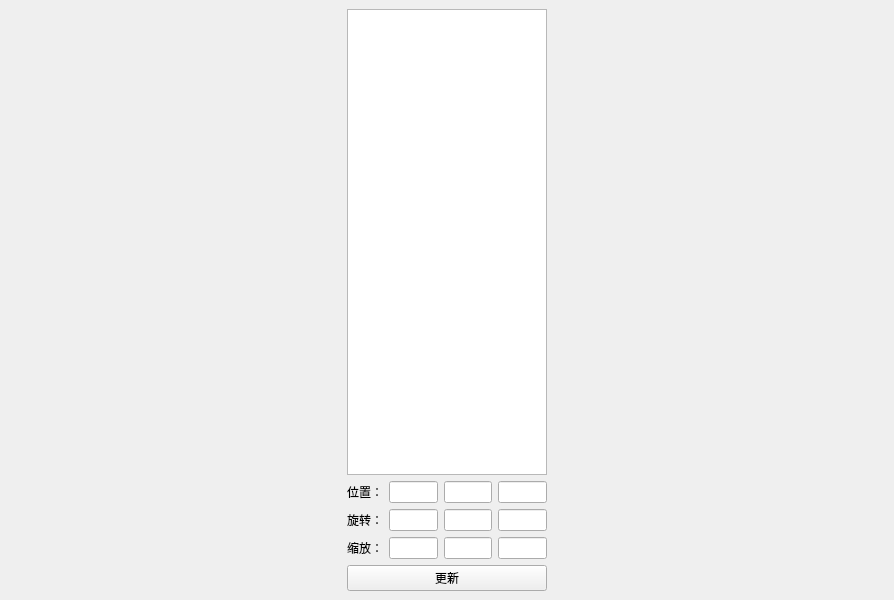
<?xml version="1.0" encoding="UTF-8"?>
<ui version="4.0">
 <class>MainWindow</class>
 <widget class="QMainWindow" name="MainWindow">
  <property name="geometry">
   <rect>
    <x>0</x>
    <y>0</y>
    <width>894</width>
    <height>600</height>
   </rect>
  </property>
  <property name="windowTitle">
   <string>VTK</string>
  </property>
  <widget class="QWidget" name="centralwidget">
   <layout class="QHBoxLayout" name="horizontalLayout_4">
    <item>
     <layout class="QGridLayout" name="vtkContainer"/>
    </item>
    <item>
     <widget class="QWidget" name="widget" native="true">
      <property name="minimumSize">
       <size>
        <width>200</width>
        <height>0</height>
       </size>
      </property>
      <property name="maximumSize">
       <size>
        <width>200</width>
        <height>16777215</height>
       </size>
      </property>
      <layout class="QVBoxLayout" name="verticalLayout">
       <property name="leftMargin">
        <number>0</number>
       </property>
       <property name="topMargin">
        <number>0</number>
       </property>
       <property name="rightMargin">
        <number>0</number>
       </property>
       <property name="bottomMargin">
        <number>0</number>
       </property>
       <item>
        <widget class="QTreeView" name="treeView"/>
       </item>
       <item>
        <layout class="QHBoxLayout" name="horizontalLayout_2">
         <item>
          <widget class="QLabel" name="label_2">
           <property name="text">
            <string>位置：</string>
           </property>
          </widget>
         </item>
         <item>
          <widget class="QLineEdit" name="PositionX"/>
         </item>
         <item>
          <widget class="QLineEdit" name="PositionY"/>
         </item>
         <item>
          <widget class="QLineEdit" name="PositionZ"/>
         </item>
        </layout>
       </item>
       <item>
        <layout class="QHBoxLayout" name="horizontalLayout">
         <item>
          <widget class="QLabel" name="label">
           <property name="text">
            <string>旋转：</string>
           </property>
          </widget>
         </item>
         <item>
          <widget class="QLineEdit" name="RotationX"/>
         </item>
         <item>
          <widget class="QLineEdit" name="RotationY"/>
         </item>
         <item>
          <widget class="QLineEdit" name="RotationZ"/>
         </item>
        </layout>
       </item>
       <item>
        <layout class="QHBoxLayout" name="horizontalLayout_3">
         <item>
          <widget class="QLabel" name="label_3">
           <property name="text">
            <string>缩放：</string>
           </property>
          </widget>
         </item>
         <item>
          <widget class="QLineEdit" name="ScaleX"/>
         </item>
         <item>
          <widget class="QLineEdit" name="ScaleY"/>
         </item>
         <item>
          <widget class="QLineEdit" name="ScaleZ"/>
         </item>
        </layout>
       </item>
       <item>
        <widget class="QPushButton" name="btnUpdate">
         <property name="text">
          <string>更新</string>
         </property>
        </widget>
       </item>
      </layout>
     </widget>
    </item>
   </layout>
  </widget>
 </widget>
 <resources/>
 <connections/>
</ui>
